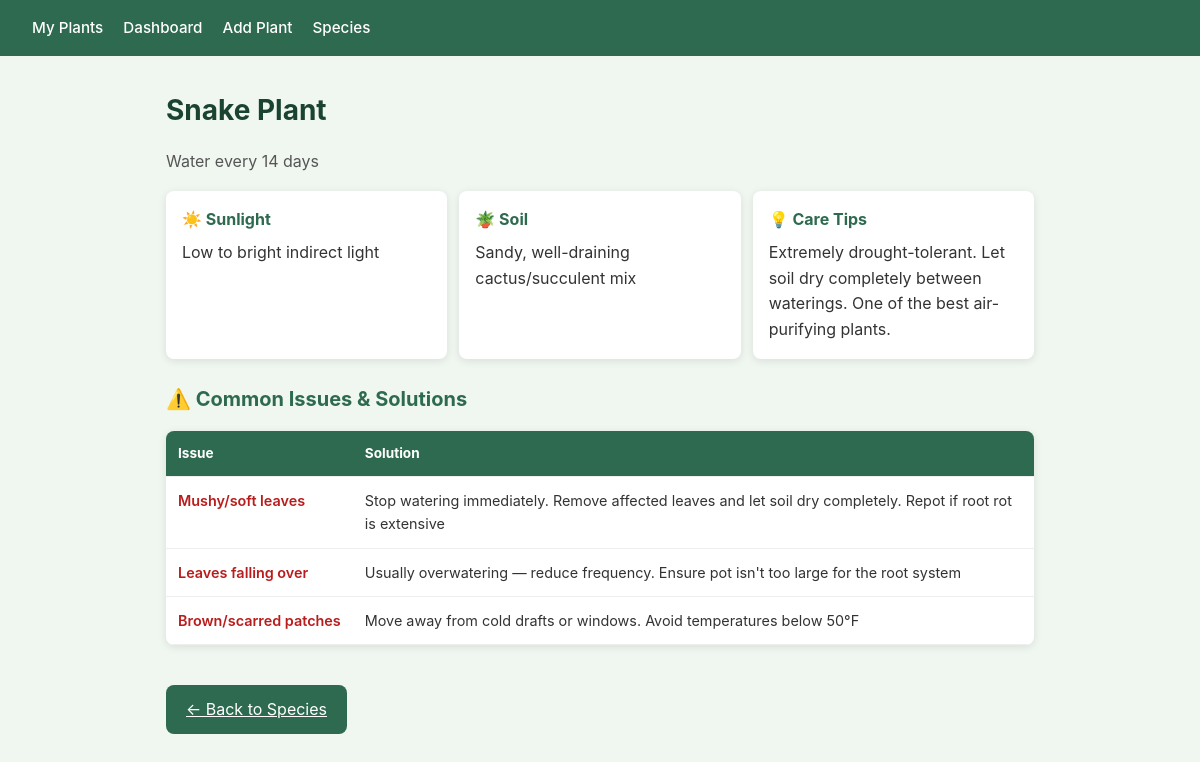
The app's page /species/2 with its own data.
### app/models.py (models this page shows)
class Species(db.Model):
    id = db.Column(db.Integer, primary_key=True)
    name = db.Column(db.String(100), unique=True, nullable=False)
    watering_interval_days = db.Column(db.Integer, nullable=False)
    sunlight = db.Column(db.String(100))
    soil_type = db.Column(db.String(200))
    common_issues = db.Column(db.Text)
    care_tips = db.Column(db.Text)
    plants = db.relationship("Plant", backref="species", lazy=True)
    issues = db.relationship("SpeciesIssue", backref="species", lazy=True)

class SpeciesIssue(db.Model):
    id = db.Column(db.Integer, primary_key=True)
    species_id = db.Column(db.Integer, db.ForeignKey("species.id"), nullable=False)
    issue = db.Column(db.String(200), nullable=False)
    solution = db.Column(db.Text, nullable=False)

### app/routes.py (the view)
@main.route("/species/<int:species_id>")
def species_detail(species_id):
    species = Species.query.get_or_404(species_id)
    return render_template("species_detail.html", species=species)

### app/templates/species_detail.html
{% extends "base.html" %}
{% block content %}
<h1>{{ species.name }}</h1>
<p class="subtitle">Water every {{ species.watering_interval_days }} days</p>
<div class="care-grid">
    {% if species.sunlight %}
    <div class="care-card">
        <h3>☀️ Sunlight</h3>
        <p>{{ species.sunlight }}</p>
    </div>
    {% endif %}
    {% if species.soil_type %}
    <div class="care-card">
        <h3>🪴 Soil</h3>
        <p>{{ species.soil_type }}</p>
    </div>
    {% endif %}
    {% if species.care_tips %}
    <div class="care-card">
        <h3>💡 Care Tips</h3>
        <p>{{ species.care_tips }}</p>
    </div>
    {% endif %}
</div>
{% if species.issues %}
<h2>⚠️ Common Issues &amp; Solutions</h2>
<table class="issues-table">
    <thead>
        <tr>
            <th>Issue</th>
            <th>Solution</th>
        </tr>
    </thead>
    <tbody>
        {% for item in species.issues %}
        <tr>
            <td class="issue-cell">{{ item.issue }}</td>
            <td>{{ item.solution }}</td>
        </tr>
        {% endfor %}
    </tbody>
</table>
{% endif %}
<a href="{{ url_for('main.manage_species') }}" class="btn">← Back to Species</a>
{% endblock %}

### app/static/style.css (style rules this page uses)
* { box-sizing: border-box; margin: 0; padding: 0; }
body { font-family: -apple-system, BlinkMacSystemFont, "Segoe UI", Roboto, sans-serif; background: #f0f7f0; color: #333; line-height: 1.6; -webkit-text-size-adjust: 100%; }
h1 { margin-bottom: 1rem; color: #1b4332; font-size: 1.5rem; }
h2 { margin: 1.5rem 0 1rem; color: #2d6a4f; font-size: 1.25rem; }
table { width: 100%; border-collapse: collapse; background: white; border-radius: 8px; overflow: hidden; box-shadow: 0 2px 8px rgba(0, 0, 0, 0.1); }
th, td { padding: 0.75rem 0.75rem; text-align: left; border-bottom: 1px solid #eee; }
th { background: #2d6a4f; color: white; font-size: 0.85rem; }
.subtitle { color: #555; margin-bottom: 1rem; font-size: 1rem; }
.care-grid { display: grid; grid-template-columns: 1fr; gap: 0.75rem; margin-bottom: 1.5rem; }
.care-card { background: white; border-radius: 8px; padding: 1rem; box-shadow: 0 2px 8px rgba(0, 0, 0, 0.1); }
.care-card h3 { margin-bottom: 0.5rem; color: #2d6a4f; font-size: 1rem; }
.issues-table { margin-top: 1rem; margin-bottom: 1.5rem; }
.issues-table td { vertical-align: top; font-size: 0.9rem; }
.issue-cell { font-weight: 600; color: #b91c1c; }
.btn { display: inline-block; margin-top: 1rem; padding: 0.75rem 1.25rem; background: #2d6a4f; color: white; border: none; border-radius: 8px; cursor: pointer; font-size: 1rem; -webkit-tap-highlight-color: transparent; touch-action: manipulation; }
@media (min-width: 768px) { h1 { font-size: 1.75rem; } }
@media (min-width: 768px) { .care-grid { grid-template-columns: repeat(auto-fit, minmax(280px, 1fr)); } }
@media (min-width: 768px) { .issue-cell { white-space: nowrap; } }

### records on screen
Species: name "Snake Plant", watering_interval_days "14", sunlight "Low to bright indirect light", soil_type "Sandy, well-draining cactus/succulent mix", care_tips "Extremely drought-tolerant. Let soil dry completely between waterings. One of the best air-purifying plants."
SpeciesIssue: issue "Mushy/soft leaves", solution "Stop watering immediately. Remove affected leaves and let soil dry completely. Repot if root rot is extensive"
SpeciesIssue: issue "Leaves falling over", solution "Usually overwatering — reduce frequency. Ensure pot isn't too large for the root system"
SpeciesIssue: issue "Brown/scarred patches", solution "Move away from cold drafts or windows. Avoid temperatures below 50°F"
